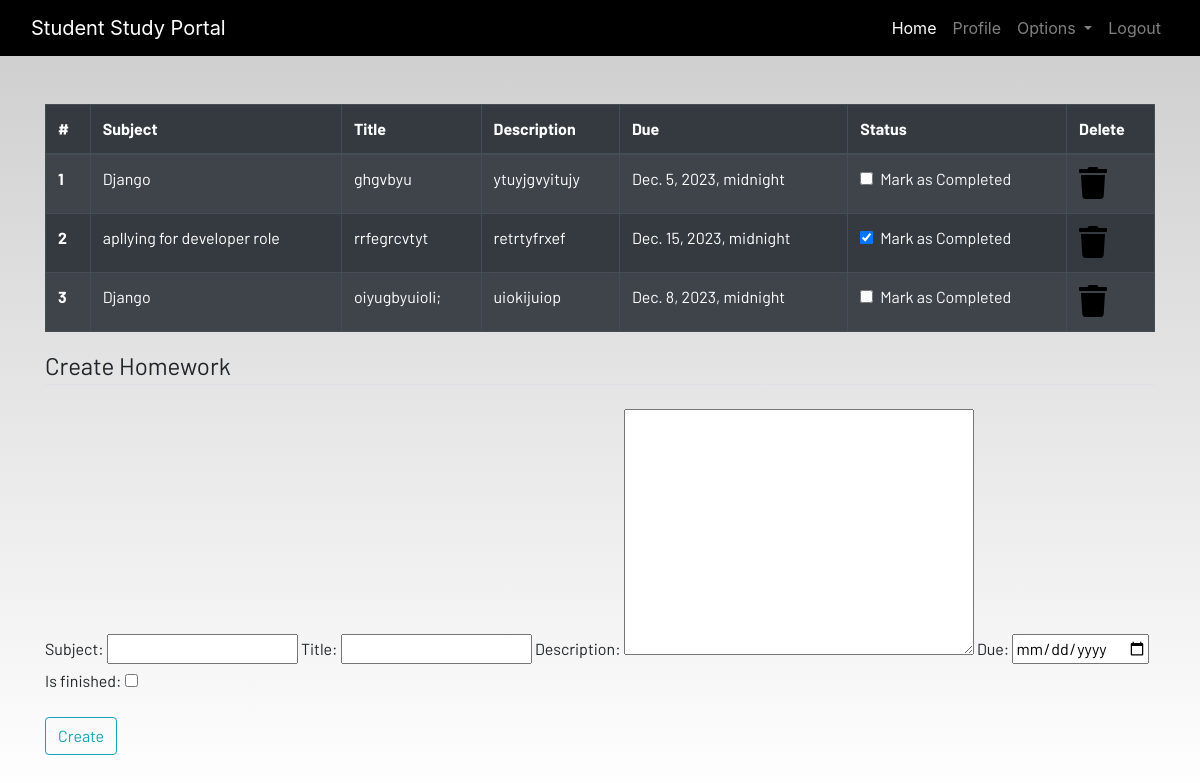
The page /homework (signed in) on the database its author committed.
### dashboard/models.py (models this page shows, shortened)
class Homework(models.Model):
    user = models.ForeignKey(User,on_delete=models.CASCADE)
    subject =models.CharField(max_length=50)
    title = models.CharField(max_length=100)
    description = models.TextField()
    due = models.DateTimeField()
    is_finished = models.BooleanField(default=False)

### dashboard/views.py (the view)
# urls.py: path('homework', views.homework,name='homework'),
@login_required
def homework(request):
  if  request.method == "POST":
          form = HomeworkForm(request.POST)
          if form.is_valid():
            try:
                 finished=request.POST['is_finished']
                 if finished =='on':
                       finished == True
                 else:
                       finished = False
            except:
                 finished = False
            homeworks = Homework(
                  user = request.user,
                  subject = request.POST['subject'],
                  title = request.POST['title'],
                  description = request.POST['description'],
                  due = request.POST['due'],
                  is_finished = finished
               )
            homeworks.save()
            messages.success(request,f'Homework added from  {request.user.username}!!')
            return redirect ('homework')
  else:
      form=HomeworkForm()
  homework=Homework.objects.filter(user=request.user)
  if len(homework)==0:
        homework_done=True
  else:
        homework_done=False
  context = {'homeworks':homework,'homeworks_done':homework_done,'form':form}
  return render (request,'dashboard/homework.html',context)

### dashboard/forms.py
class HomeworkForm(forms.ModelForm):
    class Meta:
        model =Homework
        widgets = {'due':DateInput()}
        fields = ['subject','title','description','due','is_finished']

### dashboard/templates/dashboard/homework.html (shortened to what this page needs)
{% extends 'dashboard/base.html' %}
{% load static %}
{% block content %}
<div class="container">
     {% if not homework_done %}
    <table class="table table-striped table-bordered table-hover table-dark">
        <thead>
            <tr>
                <th scope="col">#</th>
                <th scope="col">Subject</th>
                <th scope="col">Title</th>
                <th scope="col">Description</th>
                <th scope="col">Due</th>
                <th scope="col">Status</th>
                <th scope="col">Delete</th>
            </tr>
        </thead>
        <tbody>
        {% for homework in homeworks %}
            <tr>
                <th scope="row">{{forloop.counter}}</th>
                <td>{{homework.subject}}</td>
                <td>{{homework.title}}</td>
                <td>{{homework.description}}</td>
                <td>{{homework.due}}</td>
                <td>
                    <a href="{% url 'update-homework' homework.id %}">
                        <div class="form-check">
                            {% if homework.is_finished == True %}
                            <input class="form-check-input" type="checkbox" value="" checked>
                            {% else %}
                            <input class="form-check-input" type="checkbox" value="" >
                            {% endif %}
                            <label class="form-check-label text-light" for="flexCheckDefault">
                                Mark as Completed
                            </label>
                        </div>
                    </a>
                </td>
                <td><a href="{% url 'delete-homework' homework.id %}"><i class="fa fa-trash fa-2x"></i></a></td>
            </tr>
            {% endfor %}
        </tbody>
    </table>
    {% else %}
    <h4>All homeworks are completed!! Create to have more!!</h4>
    {% endif %}
</div>
<div class=" container">
    <form method="POST">
        <fieldset class="form-group">
            <legend class="border-bottom mb-4">Create Homework</legend>
          {{form}}
        </fieldset>
        <div class="form-group">
            <button href="" class="btn btn-outline-info" type="submit">
                Create
            </button>
        </div>
    </form>
</div>
{% endblock content %}

### dashboard/templates/dashboard/base.html (shortened to what this page needs)
<!DOCTYPE html>
{% load static %}
<html lang="en">
<head>
  <link rel="stylesheet" href="https://stackpath.bootstrapcdn.com/bootstrap/4.3.1/css/bootstrap.min.css"
 />
  <link rel="stylesheet" href="https://use.fontawesome.com/releases/v5.7.2/css/all.css"
 />
  <link rel="stylesheet" href="{% static 'css/main.css' %}" />
</head>
<body>
  <header>
    <nav class="navbar navbar-expand-lg navbar-dark bg-dark">
      <div class="container-fluid">
        <a class="navbar-brand" href="{% url 'home' %}">Student Study Portal</a>
        <div class="collapse navbar-collapse justify-content-end" id="navbarSupportedContent">
          <ul class="navbar-nav mb-2 mb-lg-0">
            <li class="nav-item">
              <a class="nav-link active" aria-current="page" href="{% url 'home' %}">Home</a>
            </li>
            {% if user.is_authenticated %}
            <li class="nav-item">
              <a class="nav-link" href="{% url 'profile' %}">Profile</a>
            </li>
            <li class="nav-item dropdown">
              <a class="nav-link dropdown-toggle" href="#" id="navbarDropdown" role="button" data-toggle="dropdown"
                aria-haspopup="true" aria-expanded="false">
                Options
              </a>
            </li>
            <li class="nav-item">
              <a class="nav-link" href="{% url 'logout' %}">Logout</a>
            </li>
            {% endif %}
          </ul>
        </div>
      </div>
    </nav>
  </header>
  <br/><br/>
  <main>
    {% block content %}
    {% endblock content %}
  </main>
</body>
</html>

### static/css/main.css (style rules this page uses)
html { scroll-behavior: smooth; height: 100%; width: 100%; }
main { font-family: Barlow, Quicksand, Rubik, sans-serif, serif, 'Times New Roman', Times, serif !important; }
.navbar { background-color: rgb(0, 0, 0) !important; }
a { text-decoration: none !important; color: black; }
html, body { max-width: 100%; overflow-x: hidden; height: 100%; width: 100%; }
body { background: linear-gradient(rgba(0, 0, 0, 0.2), rgba(255, 255, 255, 0.5)); overflow-x: hidden; background-repeat: no-repeat; }
.fa { color: black; }

### rows shown on the page
Homework: subject "Django", title "ghgvbyu", description "ytuyjgvyitujy", due "Dec. 5, 2023, midnight"
Homework: subject "apllying for developer role", title "rrfegrcvtyt", description "retrtyfrxef", due "Dec. 15, 2023, midnight"
Homework: subject "Django", title "oiyugbyuioli;", description "uiokijuiop", due "Dec. 8, 2023, midnight"
